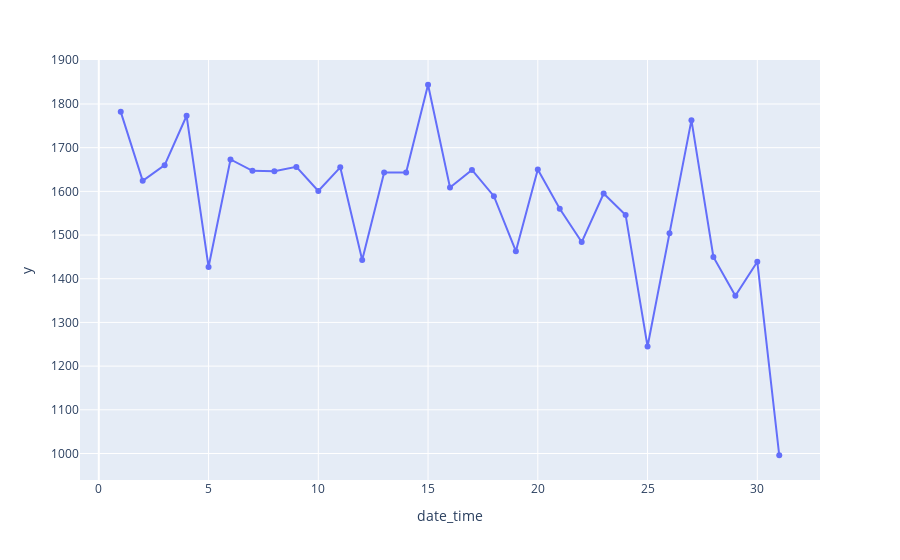

This figure's notebook cell:
### Code cell
a = pizza_order.groupby(by=pizza_order.index.day)['order_id'].count()
trace = px.line(a,
    x=a.index,
    y=a.values,
    markers=True,
)
trace

### Figure 1 — Plotly figure (JSON) as saved in the notebook; plotly's stock layout.template omitted (floating-point values rounded to 4 significant figures)
{"data": [{"hovertemplate": "date_time=%{x}<br>y=%{y}<extra></extra>", "legendgroup": "", "line": {"color": "#636efa", "dash": "solid"}, "marker": {"symbol": "circle"}, "mode": "markers+lines", "name": "", "orientation": "v", "showlegend": false, "type": "scatter", "x": [1, 2, 3, 4, 5, 6, 7, 8, 9, 10, 11, 12, 13, 14, 15, 16, 17, 18, 19, 20, 21, 22, 23, 24, 25, 26, 27, 28, 29, 30, 31], "xaxis": "x", "y": [1782, 1624, 1660, 1773, 1427, 1673, 1647, 1646, 1656, 1601, 1655, 1443, 1643, 1643, 1844, 1609, 1649, 1589, 1463, 1650, 1560, 1484, 1595, 1546, 1245, 1504, 1763, 1450, 1361, 1439, 996], "yaxis": "y"}], "layout": {"legend": {"tracegroupgap": 0}, "margin": {"t": 60}, "xaxis": {"anchor": "y", "domain": [0, 1], "title": {"text": "date_time"}}, "yaxis": {"anchor": "x", "domain": [0, 1], "title": {"text": "y"}}}}
